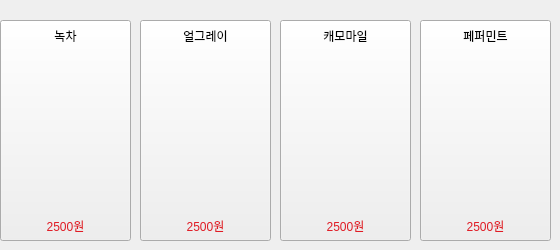
     <widget class="QWidget" name="page_15">
      <widget class="QPushButton" name="btn5_menu2">
       <property name="geometry">
        <rect>
         <x>140</x>
         <y>20</y>
         <width>131</width>
         <height>221</height>
        </rect>
       </property>
       <property name="text">
        <string/>
       </property>
       <property name="icon">
        <iconset>
         <normaloff>../../바탕화면/MEGA/추천메뉴/20220630185723_1656583043173_a9PUetBZWf.jpg</normaloff>../../바탕화면/MEGA/추천메뉴/20220630185723_1656583043173_a9PUetBZWf.jpg</iconset>
       </property>
       <property name="iconSize">
        <size>
         <width>251</width>
         <height>241</height>
        </size>
       </property>
      </widget>
      <widget class="QPushButton" name="btn5_menu4">
       <property name="geometry">
        <rect>
         <x>420</x>
         <y>20</y>
         <width>131</width>
         <height>221</height>
        </rect>
       </property>
       <property name="text">
        <string/>
       </property>
       <property name="icon">
        <iconset>
         <normaloff>../../바탕화면/MEGA/추천메뉴/20220630190628_1656583588286_Q3wrF_v8cM.jpg</normaloff>../../바탕화면/MEGA/추천메뉴/20220630190628_1656583588286_Q3wrF_v8cM.jpg</iconset>
       </property>
       <property name="iconSize">
        <size>
         <width>251</width>
         <height>241</height>
        </size>
       </property>
      </widget>
      <widget class="QPushButton" name="btn5_menu3">
       <property name="geometry">
        <rect>
         <x>280</x>
         <y>20</y>
         <width>131</width>
         <height>221</height>
        </rect>
       </property>
       <property name="text">
        <string/>
       </property>
       <property name="icon">
        <iconset>
         <normaloff>../../바탕화면/MEGA/추천메뉴/20220630185723_1656583043173_a9PUetBZWf.jpg</normaloff>../../바탕화면/MEGA/추천메뉴/20220630185723_1656583043173_a9PUetBZWf.jpg</iconset>
       </property>
       <property name="iconSize">
        <size>
         <width>251</width>
         <height>241</height>
        </size>
       </property>
      </widget>
      <widget class="QPushButton" name="btn5_menu">
       <property name="geometry">
        <rect>
         <x>0</x>
         <y>20</y>
         <width>131</width>
         <height>221</height>
        </rect>
       </property>
       <property name="text">
        <string/>
       </property>
       <property name="icon">
        <iconset>
         <normaloff>../../바탕화면/MEGA/추천메뉴/20220630183845_1656581925791_WAKVFYW8Iu.jpg</normaloff>../../바탕화면/MEGA/추천메뉴/20220630183845_1656581925791_WAKVFYW8Iu.jpg</iconset>
       </property>
       <property name="iconSize">
        <size>
         <width>251</width>
         <height>241</height>
        </size>
       </property>
      </widget>
      <widget class="QLabel" name="label_57">
       <property name="geometry">
        <rect>
         <x>10</x>
         <y>210</y>
         <width>111</width>
         <height>31</height>
        </rect>
       </property>
       <property name="styleSheet">
        <string notr="true">color: rgb(224, 27, 36);
background-color: rgb(252, 8, 8, 0);</string>
       </property>
       <property name="text">
        <string>2500원</string>
       </property>
       <property name="alignment">
        <set>Qt::AlignCenter</set>
       </property>
      </widget>
      <widget class="QLabel" name="label_58">
       <property name="geometry">
        <rect>
         <x>0</x>
         <y>20</y>
         <width>131</width>
         <height>31</height>
        </rect>
       </property>
       <property name="styleSheet">
        <string notr="true">
background-color: rgb(191, 64, 64, 0);</string>
       </property>
       <property name="text">
        <string>녹차</string>
       </property>
       <property name="alignment">
        <set>Qt::AlignCenter</set>
       </property>
      </widget>
      <widget class="QLabel" name="label_59">
       <property name="geometry">
        <rect>
         <x>140</x>
         <y>20</y>
         <width>131</width>
         <height>31</height>
        </rect>
       </property>
       <property name="styleSheet">
        <string notr="true">
background-color: rgb(191, 64, 64, 0);</string>
       </property>
       <property name="text">
        <string>얼그레이</string>
       </property>
       <property name="alignment">
        <set>Qt::AlignCenter</set>
       </property>
      </widget>
      <widget class="QLabel" name="label_60">
       <property name="geometry">
        <rect>
         <x>150</x>
         <y>210</y>
         <width>111</width>
         <height>31</height>
        </rect>
       </property>
       <property name="styleSheet">
        <string notr="true">color: rgb(224, 27, 36);
background-color: rgb(252, 8, 8, 0);</string>
       </property>
       <property name="text">
        <string>2500원</string>
       </property>
       <property name="alignment">
        <set>Qt::AlignCenter</set>
       </property>
      </widget>
      <widget class="QLabel" name="label_61">
       <property name="geometry">
        <rect>
         <x>280</x>
         <y>20</y>
         <width>131</width>
         <height>31</height>
        </rect>
       </property>
       <property name="styleSheet">
        <string notr="true">
background-color: rgb(191, 64, 64, 0);</string>
       </property>
       <property name="text">
        <string>캐모마일</string>
       </property>
       <property name="alignment">
        <set>Qt::AlignCenter</set>
       </property>
      </widget>
      <widget class="QLabel" name="label_62">
       <property name="geometry">
        <rect>
         <x>290</x>
         <y>210</y>
         <width>111</width>
         <height>31</height>
        </rect>
       </property>
       <property name="styleSheet">
        <string notr="true">color: rgb(224, 27, 36);
background-color: rgb(252, 8, 8, 0);</string>
       </property>
       <property name="text">
        <string>2500원</string>
       </property>
       <property name="alignment">
        <set>Qt::AlignCenter</set>
       </property>
      </widget>
      <widget class="QLabel" name="label_63">
       <property name="geometry">
        <rect>
         <x>420</x>
         <y>20</y>
         <width>131</width>
         <height>31</height>
        </rect>
       </property>
       <property name="styleSheet">
        <string notr="true">
background-color: rgb(191, 64, 64, 0);</string>
       </property>
       <property name="text">
        <string>페퍼민트</string>
       </property>
       <property name="alignment">
        <set>Qt::AlignCenter</set>
       </property>
      </widget>
      <widget class="QLabel" name="label_64">
       <property name="geometry">
        <rect>
         <x>430</x>
         <y>210</y>
         <width>111</width>
         <height>31</height>
        </rect>
       </property>
       <property name="styleSheet">
        <string notr="true">color: rgb(224, 27, 36);
background-color: rgb(252, 8, 8, 0);</string>
       </property>
       <property name="text">
        <string>2500원</string>
       </property>
       <property name="alignment">
        <set>Qt::AlignCenter</set>
       </property>
      </widget>
      <zorder>btn5_menu3</zorder>
      <zorder>btn5_menu</zorder>
      <zorder>btn5_menu2</zorder>
      <zorder>btn5_menu4</zorder>
      <zorder>label_57</zorder>
      <zorder>label_58</zorder>
      <zorder>label_59</zorder>
      <zorder>label_60</zorder>
      <zorder>label_61</zorder>
      <zorder>label_62</zorder>
      <zorder>label_63</zorder>
      <zorder>label_64</zorder>
     </widget>
